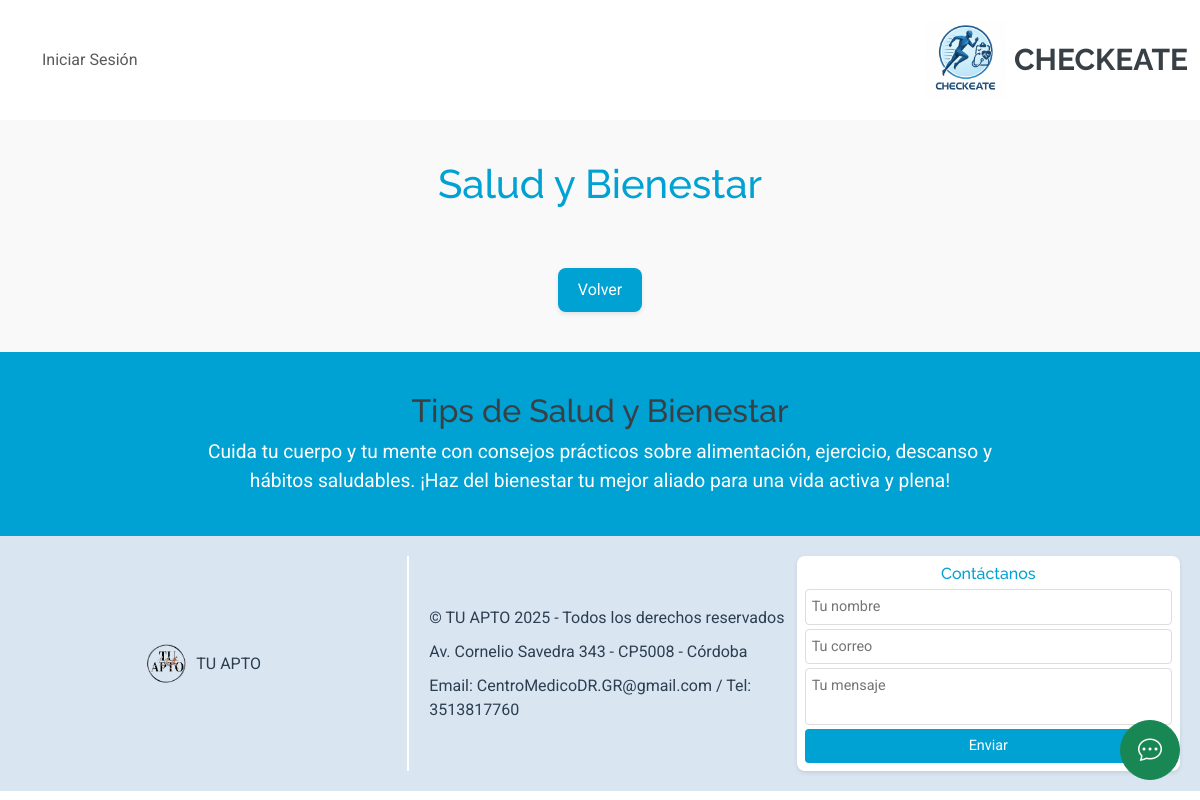
Page /InfoNovedades/SaludBienestar/ on the earlier database version.
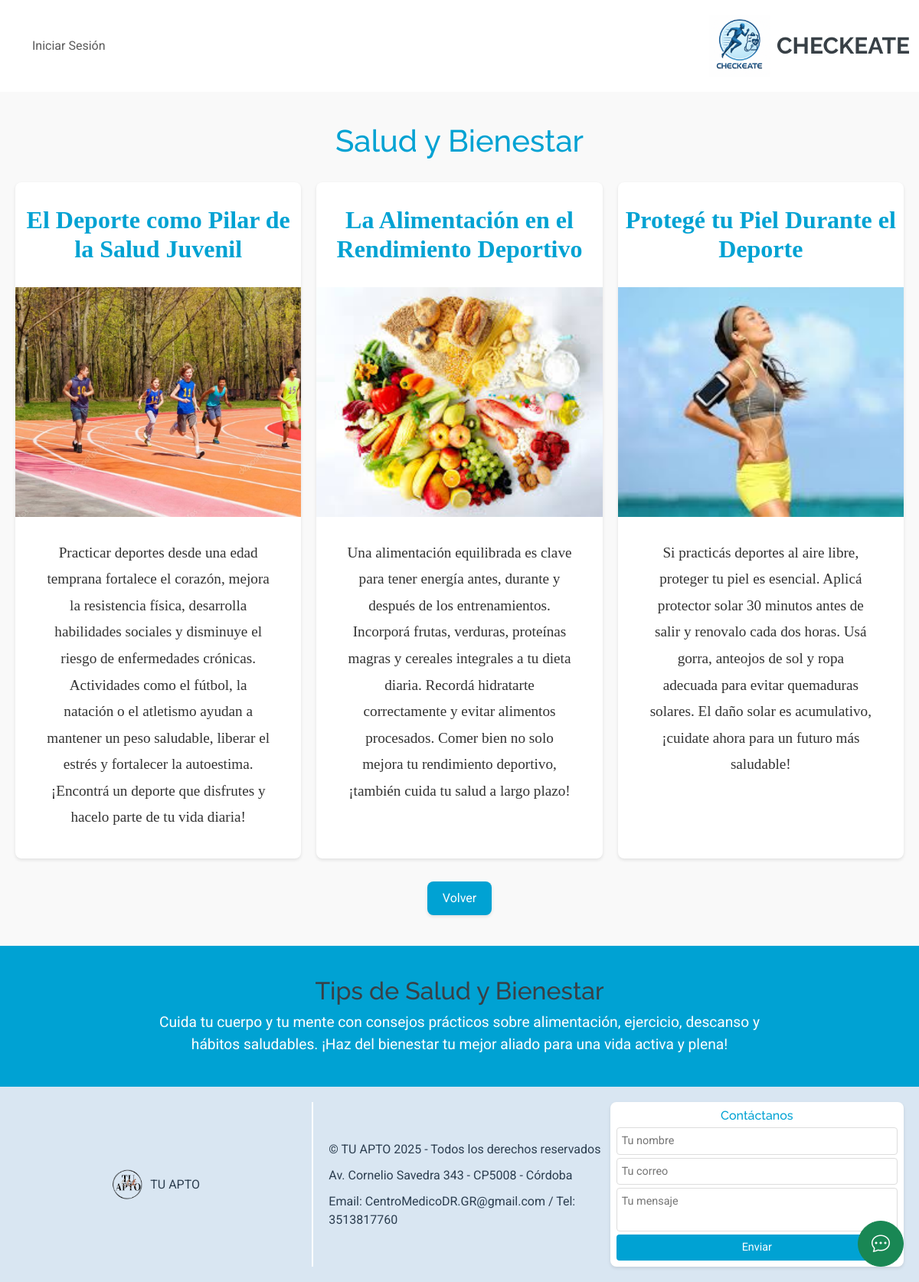
Same page on the later database version.
### InfoNovedades/models.py (models this page shows, shortened)
class VerSaludBienestar(models.Model):
    titulo = models.CharField(max_length=200)
    descripcion = models.TextField()
    imagen = models.ImageField(upload_to='media/salud_bienestar')
    fecha_creacion = models.DateTimeField(auto_now_add=True)  # Fecha automática al crear

### InfoNovedades/views.py (the view)
# urls.py: path('SaludBienestar/', views.salud_bienestar, name='salud_bienestar'),  # Ruta para salud y bienestar
def salud_bienestar(request):
    salud_bienestar_list = VerSaludBienestar.objects.all()
    return render(request, 'novedades/salud_bienestar.html' ,{"salud_bienestar": salud_bienestar_list})

### InfoNovedades/templates/novedades/salud_bienestar.html (shortened to what this page needs)
{% extends 'core/base.html' %}
{% load static %}
{% block content %}
<div style="padding: 40px 20px; background-color: #f9f9f9;">
    <div style="max-width: 1200px; margin: 0 auto;">
        <h1 style="text-align: center; color: #00a2d3; font-size: 2.5rem; margin-bottom: 30px;">Salud y Bienestar</h1>
        <div style="display: grid; grid-template-columns: repeat(auto-fit, minmax(300px, 1fr)); gap: 20px;">
            {% for salud in salud_bienestar %}
            <div style="background-color: #fff; border-radius: 8px; box-shadow: 0 2px 4px rgba(0, 0, 0, 0.1); overflow: hidden;">
                <h2 style="font-family: Nunito Sans; color: #00a2d3; font-weight: bold; text-align: center; margin: 30px 0 30px 0;">{{ salud.titulo }}</h2>
                <img src="{{ salud.imagen.url }}" alt="{{ salud.titulo }}" style="width: 100%; height: 300px; object-fit: cover;">
                <div style="padding: 20px;">
                    <p style="font-family: Nunito Sans; font-size: 1.2rem; line-height: 1.8; text-align: center; color: #333; padding: 0 20px;">
                        {{ salud.descripcion }}
                    </p>
                </div>
            </div>
            {% endfor %}
        </div>
        <div style="text-align: center; margin-top: 30px;">
            <a href="{% url 'home' %}" style="display: inline-block; background-color: #00a2d3; color: white; padding: 10px 20px; font-size: 1rem; border-radius: 8px; text-decoration: none; box-shadow: 0 2px 4px rgba(0, 0, 0, 0.1);">
                Volver
            </a>
        </div>
    </div>
</div>
{% endblock %}
{% block landingPage %}
<div style="background-color: #00a2d3; padding: 40px; color: white; text-align: center;">
    <h2 style="font-size: 2rem;">Tips de Salud y Bienestar</h2>
    <p style="font-size: 1.2rem; max-width: 800px; margin: 0 auto;">
        Cuida tu cuerpo y tu mente con consejos prácticos sobre alimentación, ejercicio, descanso y hábitos saludables. ¡Haz del bienestar tu mejor aliado para una vida activa y plena!
    </p>
</div>
{% endblock %}
{% block footer %}
<footer id="footer" style="display: flex; flex-wrap: wrap; justify-content: space-between; padding: 20px; background-color: #d9e6f2; color:#2c3e50;">
    <div style="flex: 1; display: flex; align-items: center; justify-content: center; margin-right: 20px;">
        <img src="{% static 'core/img/tuapto.png' %}" alt="Logo TU APTO" style="height: 40px; margin-right: 10px;">
        <p style="margin: 0; text-align: center;">TU APTO</p>
    </div>
    <div style="flex: 1; border-left: 2px solid #fff; padding-left: 20px; display: flex; flex-direction: column; justify-content: center;">
        <p style="margin: 5px 0;">© TU APTO 2025 - Todos los derechos reservados</p>
        <p style="margin: 5px 0;">Av. Cornelio Savedra 343 - CP5008 - Córdoba</p>
        <p style="margin: 5px 0;">Email: CentroMedicoDR.GR@gmail.com / Tel: 3513817760</p>
    </div>
    <div style="flex: 1; padding: 8px; background-color: #fff; border-radius: 8px; box-shadow: 0 2px 4px rgba(0, 0, 0, 0.1); max-width: 400px; margin: 0 auto;">
        <h4 style="color: #00a2d3; text-align: center; margin-bottom: 6px; font-size: 1rem;">Contáctanos</h4>
        <form action="#" method="POST" style="display: flex; flex-direction: column; gap: 4px;">
            <input type="text" name="nombre" placeholder="Tu nombre" required
                style="padding: 6px; font-size: 0.9rem; border: 1px solid #ddd; border-radius: 4px;">
            <input type="email" name="email" placeholder="Tu correo" required
                style="padding: 6px; font-size: 0.9rem; border: 1px solid #ddd; border-radius: 4px;">
            <textarea name="mensaje" placeholder="Tu mensaje" rows="2" required
                style="padding: 6px; font-size: 0.9rem; border: 1px solid #ddd; border-radius: 4px; resize: none;"></textarea>
            <button type="submit"
                style="background-color: #00a2d3; color: white; border: none; padding: 6px; border-radius: 4px; font-size: 0.9rem; cursor: pointer;">
                Enviar
            </button>
        </form>
    </div>
</footer>
{% endblock %}

### core/templates/core/base.html (shortened to what this page needs)
<!DOCTYPE html>
<html lang="en">
<head>
    {% load static %}
    <link rel="stylesheet" href="https://cdnjs.cloudflare.com/ajax/libs/font-awesome/5.15.4/css/all.min.css">
    <link href="https://cdn.jsdelivr.net/npm/bootstrap@5.3.0-alpha1/dist/css/bootstrap.min.css" rel="stylesheet">
    <link href="{% static 'core/vendor/bootstrap/css/bootstrap.min.css' %}" rel="stylesheet">
    <link href="{% static 'core/vendor/bootstrap-icons/bootstrap-icons.css' %}" rel="stylesheet">
    <link href="{% static 'core/vendor/aos/aos.css' %}" rel="stylesheet">
    <link href="{% static 'core/vendor/glightbox/css/glightbox.min.css' %}" rel="stylesheet">
    <link href="{% static 'core/vendor/swiper/swiper-bundle.min.css' %}" rel="stylesheet">
    <link href="{% static 'core/css/main.css' %}" rel="stylesheet">
</head>
<body class="index-page">
  {% if request.path != '/account/login/' and request.path != '/account/register/' and request.path != '/account/register_alumnos/' %}
    <header id="header" class="header d-flex align-items-center sticky-top">
        <div class="container-fluid position-relative d-flex align-items-center justify-content-between">
                <a href="{% url 'home' %}" class="logo d-flex align-items-center me-auto me-xl-0">
                    <img src="{% static 'core/img/milogo3.png' %}" alt="Logo"  >
                    <h1 class="sitename" >CHECKEATE</h1>
                </a>
                <nav id="navmenu" class="navbar navbar-expand-lg navbar-light bg-white">
                    <div class="container-fluid">
                        <div class="collapse navbar-collapse" id="navbarNav">
                            <ul class="navbar-nav ms-auto align-items-center">
                                {% if request.path != '/account/login/' %}
                                    {% if user.is_authenticated %}
                                        <li class="nav-item me-3">
                                            <a href="{% url 'perfil' %}" class="nav-link active">Perfil</a>
                                        </li>
                                        <li class="nav-item me-3">
                                            <button type="button" class="btn btn-link nav-link" data-bs-toggle="modal" data-bs-target="#logoutModal">
                                                Salir
                                            </button>
                                        </li>
                                        <li class="nav-item">
                                            <span class="navbar-text fw-bold">
                                                {{ profile.nombre }} {{ profile.apellido }}
                                            </span>
                                        </li>
                                        {% if profile.rol == 'jugador' %}
                                            <li class="nav-item me-3">
                                                <a href="{% url 'menu_jugador' %}" class="nav-link"></a>
                                            </li>
                                        {% endif %}
                                    {% else %}
                                        <li class="nav-item me-3">
                                            <a href="{% url 'login' %}" class="nav-link">Iniciar Sesión</a>
                                        </li>
                                    {% endif %}
                                {% endif %}
                            </ul>
                        </div>
                    </div>
                </nav>
        </div>
    </header>
    {% endif %}
    {% block content %}{% endblock %}
<div id="chatbot-boton" onclick="abrirChat()" class="btn btn-success rounded-circle d-flex justify-content-center align-items-center" style="position: fixed; bottom: 20px; right: 20px; width: 60px; height: 60px; z-index: 1050;">
    <i class="bi bi-chat-dots" style="font-size: 1.5rem;"></i>
  </div>
  <link rel="stylesheet" href="https://cdn.jsdelivr.net/npm/bootstrap-icons@1.10.5/font/bootstrap-icons.css">
    {% block landingPage %} {% endblock %}
    {% block footer %}{% endblock %}
</body>
</html>

### core/static/core/css/main.css (style rules this page uses)
:root { --default-font: "Roboto", system-ui, -apple-system, "Segoe UI", Roboto, "Helvetica Neue", Arial, "Noto Sans", "Liberation Sans", sans-serif, "Apple Color Emoji", "Segoe UI Emoji", "Segoe UI Symbol", "Noto Color Emoji"; --heading-font: "Raleway", sans-serif; --nav-font: "Poppins", sans-serif; }
:root { --background-color: #ffffff; --default-color: #444444; --heading-color: #384046; --accent-color: #3498db; --surface-color: #ffffff; --contrast-color: #ffffff; }
:root { --nav-color: #444444; --nav-hover-color: #3498db; --nav-mobile-background-color: #ffffff; --nav-dropdown-background-color: #ffffff; --nav-dropdown-color: #444444; --nav-dropdown-hover-color: #3498db; }
:root { scroll-behavior: smooth; }
body { color: var(--default-color); background-color: var(--background-color); font-family: var(--default-font); }
a { color: var(--accent-color); text-decoration: none; transition: 0.3s; }
h1, h2, h3, h4, h5, h6 { color: var(--heading-color); font-family: var(--heading-font); }
.header { color: var(--default-color); background-color: var(--background-color); padding: 20px 0; transition: all 0.5s; z-index: 997; }
.header .logo { line-height: 1; }
.header .logo img { max-height: 80px; margin-right: 8px; }
.header .logo h1 { font-size: 30px; margin: 0; font-weight: 700; color: var(--heading-color); }
@media (max-width: 1200px) { .header .logo { order: 1; } }
.navbar-nav .nav-link { transition: none; }
#navmenu { background-color: #f8f9fa; }
#navmenu .nav-item { padding: 0 10px; }

Differences in the rows shown:
added VerSaludBienestar: titulo "El Deporte como Pilar de la Salud Juvenil", imagen (picture), descripcion "Practicar deportes desde una edad temprana fortalece el corazón, mejora la resistencia física, desarrolla habilidades sociales y disminuye el riesgo de enfermedades crónicas. Actividades como el fútbol, la natación o el atletismo ayudan a mantener un peso saludable, liberar el estrés y fortalecer la autoestima. ¡Encontrá un deporte que disfrutes y hacelo parte de tu vida diaria!"
added VerSaludBienestar: titulo "La Alimentación en el Rendimiento Deportivo", imagen (picture), descripcion "Una alimentación equilibrada es clave para tener energía antes, durante y después de los entrenamientos. Incorporá frutas, verduras, proteínas magras y cereales integrales a tu dieta diaria. Recordá hidratarte correctamente y evitar alimentos procesados. Comer bien no solo mejora tu rendimiento deportivo, ¡también cuida tu salud a largo plazo!"
added VerSaludBienestar: titulo "Protegé tu Piel Durante el Deporte", imagen (picture), descripcion "Si practicás deportes al aire libre, proteger tu piel es esencial. Aplicá protector solar 30 minutos antes de salir y renovalo cada dos horas. Usá gorra, anteojos de sol y ropa adecuada para evitar quemaduras solares. El daño solar es acumulativo, ¡cuidate ahora para un futuro más saludable!"
